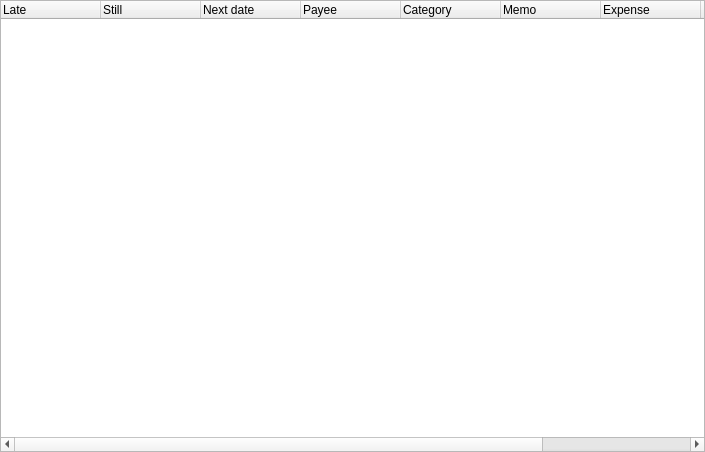
<?xml version="1.0" encoding="UTF-8"?>
<ui version="4.0">
 <class>BottomScheduledListsWidget</class>
 <widget class="QWidget" name="BottomScheduledListsWidget">
  <property name="geometry">
   <rect>
    <x>0</x>
    <y>0</y>
    <width>705</width>
    <height>452</height>
   </rect>
  </property>
  <property name="windowTitle">
   <string>Form</string>
  </property>
  <layout class="QVBoxLayout" name="verticalLayout">
   <property name="spacing">
    <number>5</number>
   </property>
   <property name="leftMargin">
    <number>0</number>
   </property>
   <property name="topMargin">
    <number>0</number>
   </property>
   <property name="rightMargin">
    <number>0</number>
   </property>
   <property name="bottomMargin">
    <number>0</number>
   </property>
   <item>
    <widget class="QTreeWidget" name="treeWidget">
     <column>
      <property name="text">
       <string>Late</string>
      </property>
     </column>
     <column>
      <property name="text">
       <string>Still</string>
      </property>
     </column>
     <column>
      <property name="text">
       <string>Next date</string>
      </property>
     </column>
     <column>
      <property name="text">
       <string>Payee</string>
      </property>
     </column>
     <column>
      <property name="text">
       <string>Category</string>
      </property>
     </column>
     <column>
      <property name="text">
       <string>Memo</string>
      </property>
     </column>
     <column>
      <property name="text">
       <string>Expense</string>
      </property>
     </column>
     <column>
      <property name="text">
       <string>Income</string>
      </property>
     </column>
     <column>
      <property name="text">
       <string>Account</string>
      </property>
     </column>
    </widget>
   </item>
  </layout>
 </widget>
 <resources/>
 <connections/>
</ui>
